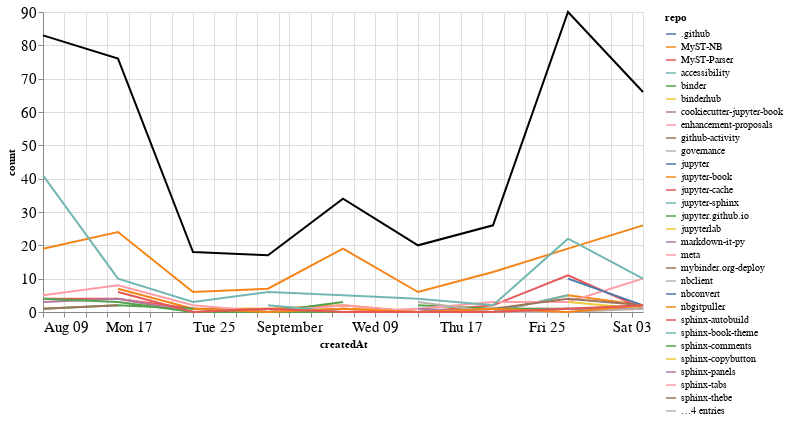

Write notebook code for a chart like this one.
### Markdown cell above
## Comments

### Code cell
comments_time = comments.groupby('repo').resample('W', on='createdAt').count()['author'].reset_index()
comments_time = comments_time.rename(columns={'author': 'count'})
comments_time_total = comments_time.groupby('createdAt').agg({"count": "sum"}).reset_index()
ch1 = alt.Chart(comments_time, width=600).mark_line().encode(
    x='createdAt',
    y='count',
    color='repo',
    tooltip="repo"
)

ch2 = alt.Chart(comments_time_total, width=600).mark_line(color="black").encode(
    x='createdAt',
    y='count',
)

ch1 + ch2

### Figure 1 — Vega-Lite specification as saved in the notebook (floating-point values rounded to 4 significant figures; data arrays with more than 128 entries replaced by an {"elided": "..."} marker saying what was removed)
{"config": {"axisLeft": {"labelFontSize": 15}, "axisBottom": {"labelFontSize": 15}}, "layer": [{"data": {"name": "data-a15f531b30ac1eace78a2968c6e5daf9"}, "mark": "line", "encoding": {"color": {"type": "nominal", "field": "repo"}, "tooltip": {"type": "nominal", "field": "repo"}, "x": {"type": "temporal", "field": "createdAt"}, "y": {"type": "quantitative", "field": "count"}}, "width": 600}, {"data": {"name": "data-2d2fe88b70b343753fd2fac331f52578"}, "mark": {"type": "line", "color": "black"}, "encoding": {"x": {"type": "temporal", "field": "createdAt"}, "y": {"type": "quantitative", "field": "count"}}, "width": 600}], "$schema": "https://vega.github.io/schema/vega-lite/v4.8.1.json", "datasets": {"data-a15f531b30ac1eace78a2968c6e5daf9": {"elided": "133 records"}, "data-2d2fe88b70b343753fd2fac331f52578": [{"createdAt": "2020-08-09T00:00:00", "count": 83}, {"createdAt": "2020-08-16T00:00:00", "count": 76}, {"createdAt": "2020-08-23T00:00:00", "count": 18}, {"createdAt": "2020-08-30T00:00:00", "count": 17}, {"createdAt": "2020-09-06T00:00:00", "count": 34}, {"createdAt": "2020-09-13T00:00:00", "count": 20}, {"createdAt": "2020-09-20T00:00:00", "count": 26}, {"createdAt": "2020-09-27T00:00:00", "count": 90}, {"createdAt": "2020-10-04T00:00:00", "count": 66}]}}
